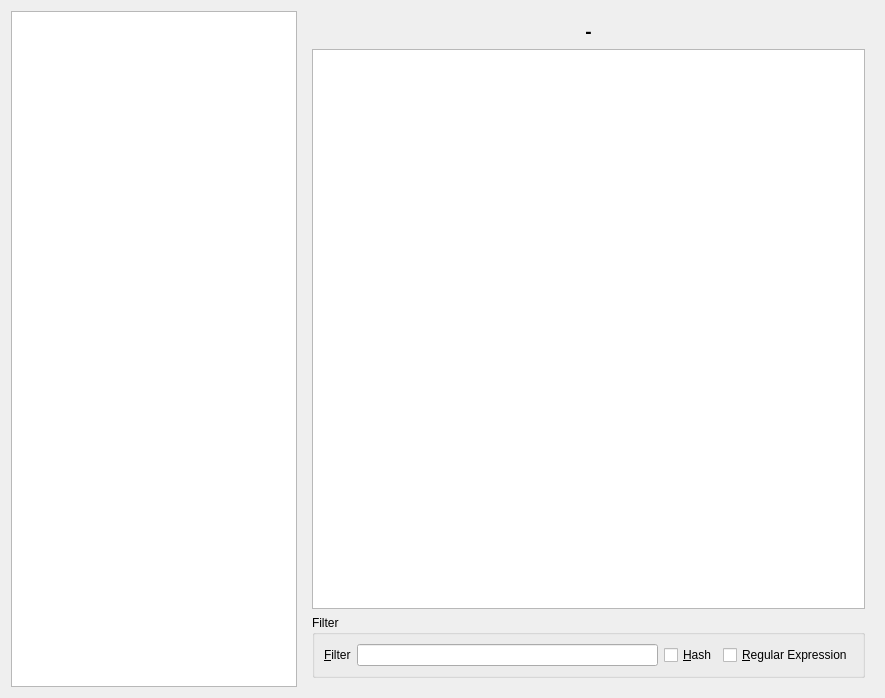
<?xml version="1.0" encoding="UTF-8"?>
<ui version="4.0">
 <class>GXTWidget</class>
 <widget class="QWidget" name="GXTWidget">
  <property name="geometry">
   <rect>
    <x>0</x>
    <y>0</y>
    <width>885</width>
    <height>698</height>
   </rect>
  </property>
  <property name="windowTitle">
   <string/>
  </property>
  <layout class="QHBoxLayout" name="horizontalLayout">
   <item>
    <widget class="QListWidget" name="tableList">
     <property name="sizePolicy">
      <sizepolicy hsizetype="Expanding" vsizetype="Expanding">
       <horstretch>1</horstretch>
       <verstretch>0</verstretch>
      </sizepolicy>
     </property>
     <property name="maximumSize">
      <size>
       <width>16777215</width>
       <height>16777215</height>
      </size>
     </property>
     <property name="baseSize">
      <size>
       <width>0</width>
       <height>0</height>
      </size>
     </property>
     <property name="selectionMode">
      <enum>QAbstractItemView::ExtendedSelection</enum>
     </property>
    </widget>
   </item>
   <item>
    <widget class="QWidget" name="tableWidget" native="true">
     <property name="sizePolicy">
      <sizepolicy hsizetype="Preferred" vsizetype="Preferred">
       <horstretch>2</horstretch>
       <verstretch>0</verstretch>
      </sizepolicy>
     </property>
     <layout class="QVBoxLayout" name="verticalLayout">
      <item>
       <widget class="QLabel" name="tableLabel">
        <property name="font">
         <font>
          <pointsize>14</pointsize>
          <weight>75</weight>
          <bold>true</bold>
         </font>
        </property>
        <property name="text">
         <string notr="true">-</string>
        </property>
        <property name="alignment">
         <set>Qt::AlignCenter</set>
        </property>
       </widget>
      </item>
      <item>
       <widget class="QTableView" name="table">
        <property name="horizontalScrollBarPolicy">
         <enum>Qt::ScrollBarAsNeeded</enum>
        </property>
        <property name="alternatingRowColors">
         <bool>true</bool>
        </property>
        <property name="horizontalScrollMode">
         <enum>QAbstractItemView::ScrollPerPixel</enum>
        </property>
        <property name="sortingEnabled">
         <bool>true</bool>
        </property>
        <attribute name="horizontalHeaderCascadingSectionResizes">
         <bool>false</bool>
        </attribute>
        <attribute name="horizontalHeaderStretchLastSection">
         <bool>false</bool>
        </attribute>
        <attribute name="verticalHeaderVisible">
         <bool>false</bool>
        </attribute>
        <attribute name="verticalHeaderStretchLastSection">
         <bool>false</bool>
        </attribute>
       </widget>
      </item>
      <item>
       <widget class="QGroupBox" name="groupBox">
        <property name="title">
         <string>Filter</string>
        </property>
        <layout class="QHBoxLayout" name="horizontalLayout_2">
         <item>
          <widget class="QLabel" name="label">
           <property name="text">
            <string>&amp;Filter</string>
           </property>
           <property name="buddy">
            <cstring>filterField</cstring>
           </property>
          </widget>
         </item>
         <item>
          <widget class="QLineEdit" name="filterField"/>
         </item>
         <item>
          <widget class="QCheckBox" name="hashBox">
           <property name="text">
            <string>&amp;Hash</string>
           </property>
          </widget>
         </item>
         <item>
          <widget class="QCheckBox" name="regexBox">
           <property name="text">
            <string>&amp;Regular Expression</string>
           </property>
          </widget>
         </item>
        </layout>
       </widget>
      </item>
     </layout>
    </widget>
   </item>
  </layout>
 </widget>
 <resources/>
 <connections/>
</ui>
